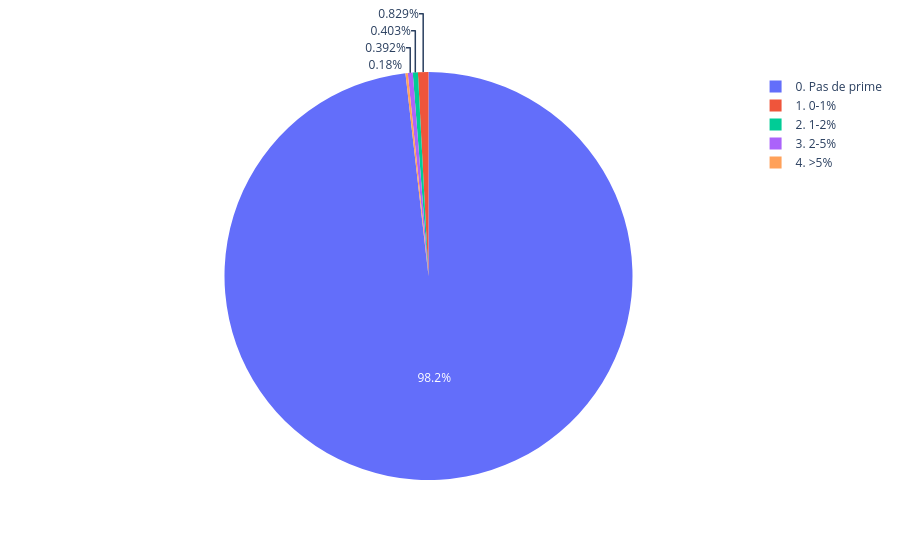

Notebook cell for this chart:
### Markdown cell above
### Visualisation

### Code cell
fig_pie = px.pie(budget_prime, names="prime_cat")
fig_pie.show()

### Figure 1 — Plotly figure (JSON) as saved in the notebook; plotly's stock layout.template omitted (floating-point values rounded to 4 significant figures; data arrays with more than 128 entries replaced by an {"elided": "..."} marker saying what was removed)
{"data": [{"domain": {"x": [0, 1], "y": [0, 1]}, "hovertemplate": "prime_cat=%{label}<extra></extra>", "labels": {"elided": "34987 str values"}, "legendgroup": "", "name": "", "showlegend": true, "type": "pie"}], "layout": {"legend": {"tracegroupgap": 0}, "margin": {"t": 60}}}
